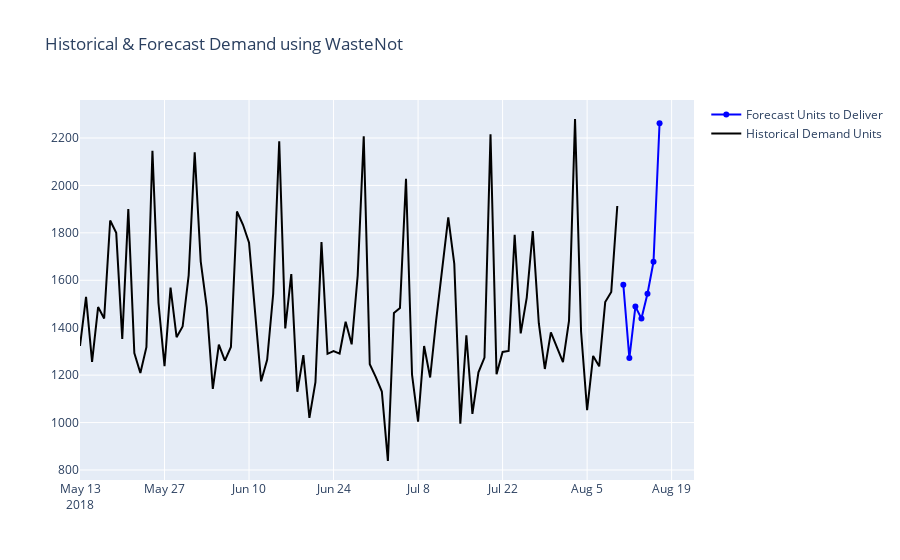

Notebook source saved alongside this figure:
### Code cell
# Plotting:
# a) Historical demand for the last 90 days, 
# b) Units to be delivered using the optimised forecast over the next 7 days

fig = go.Figure()
fig.update_layout(title="Historical & Forecast Demand using WasteNot")
fig.add_trace(
    go.Scatter(x=delivery_df['timestamp'].values, y=delivery_df['delivered_units'].values,
           name="Forecast Units to Deliver", line_color='blue'))
fig.add_trace(
    go.Scatter(x=input_df['timestamp'].values[-90:], y=input_df['demand_units'].values[-90:],
          name="Historical Demand Units", line_color='black'))
fig.show()
